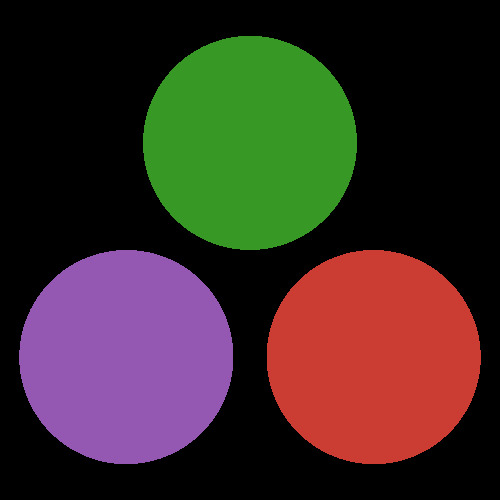

This figure's Julia source:
using RayTracing, GeometryBasics, ColorTypes, Images

# "Julia dots", defined in https://github.com/JuliaLang/julia-logo-graphics:
rotate(point, θ) = [cos(θ) -sin(θ) 0; sin(θ) cos(θ) 0; 0 0 1] * point

half_with = 7/4
radius = 3/4
top_center = Point3d(0, 1, 0)
offset = Vec3d(0, -1/4, 0)
centers = Point3d[top_center, rotate(top_center, 2/3 * pi), rotate(top_center, -2/3 * pi)]
centers = [center + offset for center in centers]
julia_dots_colors = [RGB(.22, .596, .149), RGB(.584, .345, .698), RGB(.796, .235, .2)]

# A scene with the Julia dots as spheres:
julia_dots = BallPit(radius, centers)
reflection_mode = CombinedReflectionModes(SpecularReflection(), SetMaterialData())
surface_data = [(reflection_mode, color) for color in julia_dots_colors]
scene = GeometryWithData(julia_dots, surface_data)

# Single-step backward ray trace:
pixels = 500
camera_distance = 20

rays = BackwardCameraRays{Float64}(
    origin = Point3d(0, 0, camera_distance),
    target = zero(Point3d),
    up = Vec3d(0, 1, 0),
    horizontal_aperture = 2*atan(half_with/camera_distance),
    size = (pixels, pixels)
)

image = similar(rays, RGB24)
backgroundcolor = RGB24(0, 0, 0)

for (i, ray) in pairs(rays)
    ray_with_color = RayWithMutableData(ray, backgroundcolor)
    trace!(ray_with_color, scene, max_steps=1)
    image[i] = data(ray_with_color)
end

save("spheres_on_plain_background.jpg", image)